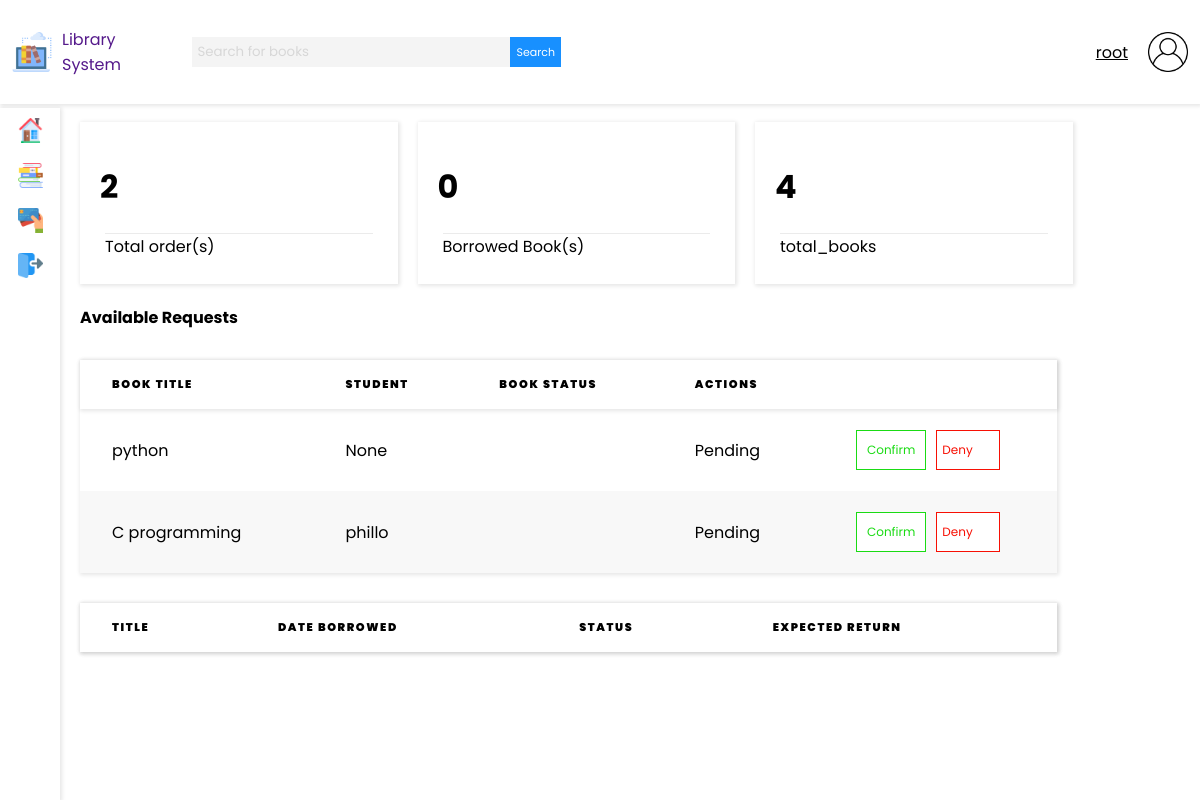
Page /books/book_requests/ (signed in) on the earlier database version.
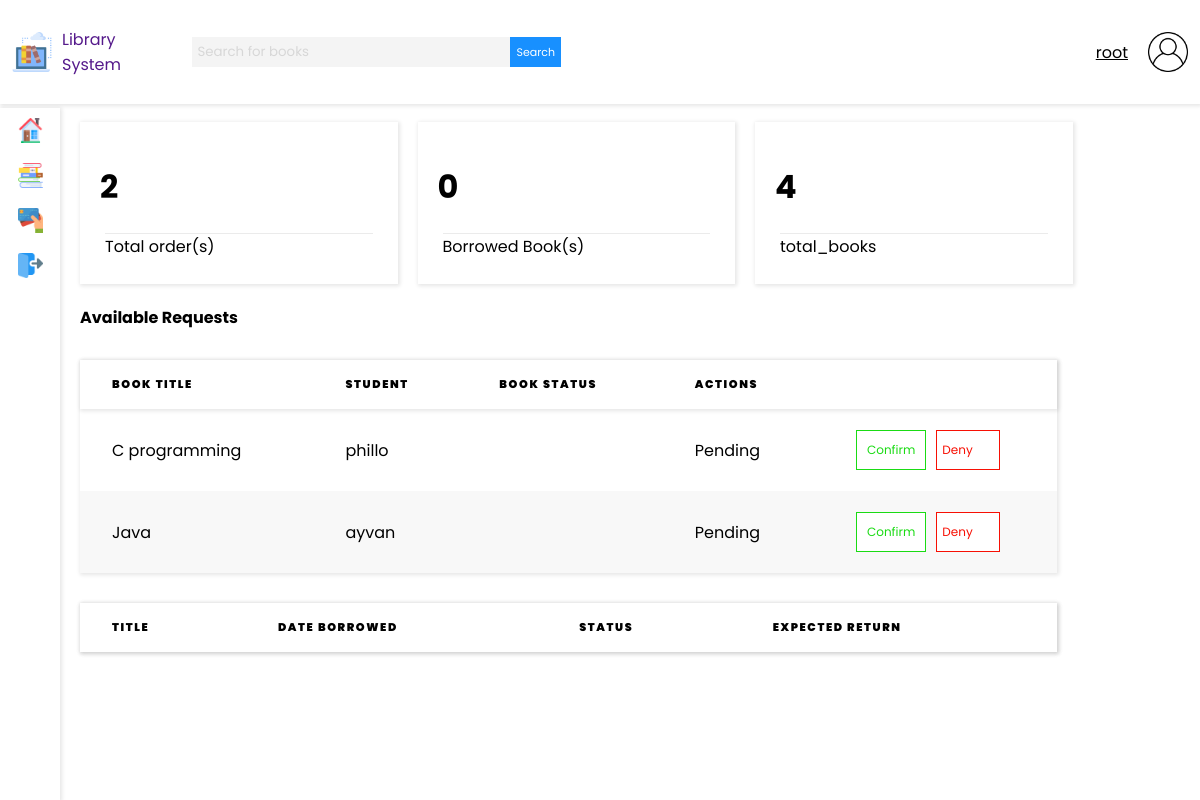
Same page on the later database version.
### base/models.py (models this page shows, shortened)
class Order(models.Model):
    STATUS = (
        ('Pending', 'Pending'),
        ('Accepted', 'Accepted'),
        ('Returned', 'Returned'),
    )
    book_name = models.ForeignKey(Book, null=True, on_delete = models.SET_NULL)
    date_borrowed = models.DateTimeField(auto_now_add=False, auto_now= False, blank= True)
    return_date = models.DateTimeField(auto_now_add=False, auto_now= False, blank= True)
    status = models.CharField(max_length=200, null=True, choices=STATUS)
    student_name = models.ForeignKey(User, null=True, on_delete = models.SET_NULL)

class Book(models.Model):
    title = models.CharField(max_length=200)
    author = models.CharField(max_length=200)
    description = models.TextField(null=True, blank=True)
    updated = models.DateField(auto_now=True)
    updated = models.DateField(auto_now_add=True)
    def __str__(self):
        return self.title

### base/views.py (the view)
# urls.py: path('books/book_requests/', views.bookRequests, name='book_requests'),
@login_required(login_url='/login')
def bookRequests(request):
    total_order_count = Order.objects.filter(status='Pending').count()
    total_orders = Order.objects.filter(status='Pending')
    total_borrowed = Order.objects.filter(status='Accepted').count()
    borrowed_books = Order.objects.filter(status="Accepted")
    user_role = Role.objects.get(user=request.user.id)
    total_books = Book.objects.count()
    student_name = User.objects.get(username=request.user)
    context = {
        'total_order_count': total_order_count,
        'total_orders': total_orders,
        'total_borrowed': total_borrowed,
        'user_role': user_role,
        'borrowed_books': borrowed_books,
        'total_books' : total_books,
        'student_name' : student_name,
    }
    return render(request, "books/book_requests.html", context)

### templates/books/book_requests.html (shortened to what this page needs)
{% extends 'main.html' %}
{% load static %}
{% block content %}
{% if user_role.role == 'Student' %}
<div class="">
    <table>
        <thead>
            <tr>
                <th>Title</th>
                <th>Status</th>
                <th>Return Date</th>
                <td>Actions</td>
            </tr>
        </thead>
        <tbody>
            {% for book in total_orders %}
            <tr>
                <td>{{ book.book_name }}</td>
                <td>{{ book.status }}</td>
                <td>{{ book.return_date }}</td>
                <td class="table-actions">
                    <a href="{% url 'confirm_book' book.id %}" class="edit-button">Confirm</a>
                </td>
            </tr>
            {% endfor %}
        </tbody>
    </table>
</div>
{% else %}
<div class="dashboard-card-container">
    <div class="dashboard-card">
        <h1>{{ total_order_count }}</h1>
        <p>Total order(s)</p>
    </div>
    <div class="dashboard-card">
        <h1>{{ total_borrowed }}</h1>
        <p>Borrowed Book(s)</p>
    </div>
    <div class="dashboard-card">
        <h1>{{ total_books }}</h1>
        <p>total_books</p>
    </div>
</div>
<div>
    <div class="table-header">
        <h4 class="table-title">Available Requests</h4>
    </div>
    <table class="books-table-container">
        <thead>
            <tr>
                <th>Book Title</th>
                <th>Student</th>
                <th>Book Status</th>
                <th>Actions</th>
            </tr>
        </thead>
        <tbody>
            {% for order in total_orders %}
            <tr>
                <td>{{ order.book_name }}</td>
                <td>{{ order.student_name}}</td>
                <td>{{ order.book.title }}</td>
                <td>{{ order.status }}</td>
                <td class="table-actions">
                    <a href="{% url 'confirm_book' order.id %}" class="confirm-button">Confirm</a>
                    <a href="{% url 'deny_book' order.id %}" class="deny-button">Deny</a>
                </td>
            </tr>
            {% endfor %}
        </tbody>
    </table>
</div>
<div>
    <table class="books-table-container">
        <thead>
            <tr>
                <th>Title</th>
                <th>Date Borrowed</th>
                <th>Status</th>
                <th>Expected Return</th>
            </tr>
        </thead>
    </table>
</div>
{% endif %}
{% endblock %}

Differences in the rows shown:
removed Order: book_name "python", student_name "None", status "Pending"
added Order: book_name "Java", student_name "ayvan", status "Pending"
